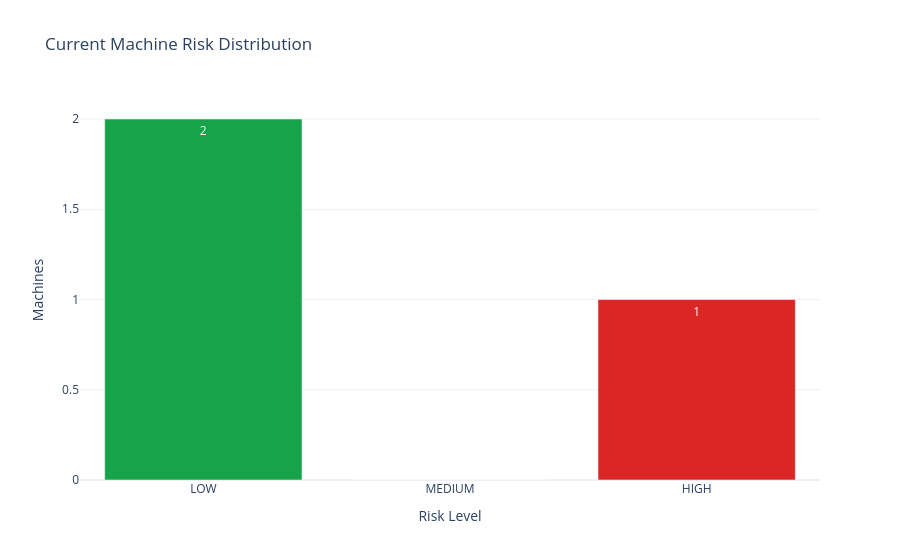

Notebook code cell kept with this figure:
### Code cell
risk_counts = (
    monitoring_df["risk_level"]
    .value_counts()
    .reindex(["LOW", "MEDIUM", "HIGH"], fill_value=0)
    .reset_index()
)

risk_counts.columns = ["Risk Level", "Machines"]

fig = px.bar(
    risk_counts,
    x="Risk Level",
    y="Machines",
    color="Risk Level",
    text="Machines",
    title="Current Machine Risk Distribution",
    color_discrete_map={
        "LOW": "#16a34a",
        "MEDIUM": "#f59e0b",
        "HIGH": "#dc2626"
    }
)

fig.update_layout(
    template="plotly_white",
    height=400,
    showlegend=False
)

fig.show()

### Figure 1 — Plotly figure (JSON) as saved in the notebook; plotly's stock layout.template omitted (floating-point values rounded to 4 significant figures)
{"data": [{"hovertemplate": "Risk Level=%{x}<br>Machines=%{text}<extra></extra>", "legendgroup": "LOW", "marker": {"color": "#16a34a", "pattern": {"shape": ""}}, "name": "LOW", "orientation": "v", "showlegend": true, "text": [2.0], "textposition": "auto", "type": "bar", "x": ["LOW"], "xaxis": "x", "y": [2], "yaxis": "y"}, {"hovertemplate": "Risk Level=%{x}<br>Machines=%{text}<extra></extra>", "legendgroup": "MEDIUM", "marker": {"color": "#f59e0b", "pattern": {"shape": ""}}, "name": "MEDIUM", "orientation": "v", "showlegend": true, "text": [0.0], "textposition": "auto", "type": "bar", "x": ["MEDIUM"], "xaxis": "x", "y": [0], "yaxis": "y"}, {"hovertemplate": "Risk Level=%{x}<br>Machines=%{text}<extra></extra>", "legendgroup": "HIGH", "marker": {"color": "#dc2626", "pattern": {"shape": ""}}, "name": "HIGH", "orientation": "v", "showlegend": true, "text": [1.0], "textposition": "auto", "type": "bar", "x": ["HIGH"], "xaxis": "x", "y": [1], "yaxis": "y"}], "layout": {"autosize": true, "barmode": "relative", "legend": {"title": {"text": "Risk Level"}, "tracegroupgap": 0}, "showlegend": false, "title": {"text": "Current Machine Risk Distribution"}, "xaxis": {"anchor": "y", "autorange": true, "categoryarray": ["LOW", "MEDIUM", "HIGH"], "categoryorder": "array", "domain": [0, 1], "range": [-0.5, 2.5], "title": {"text": "Risk Level"}, "type": "category"}, "yaxis": {"anchor": "x", "autorange": true, "domain": [0, 1], "range": [0, 2.105], "title": {"text": "Machines"}, "type": "linear"}}}
